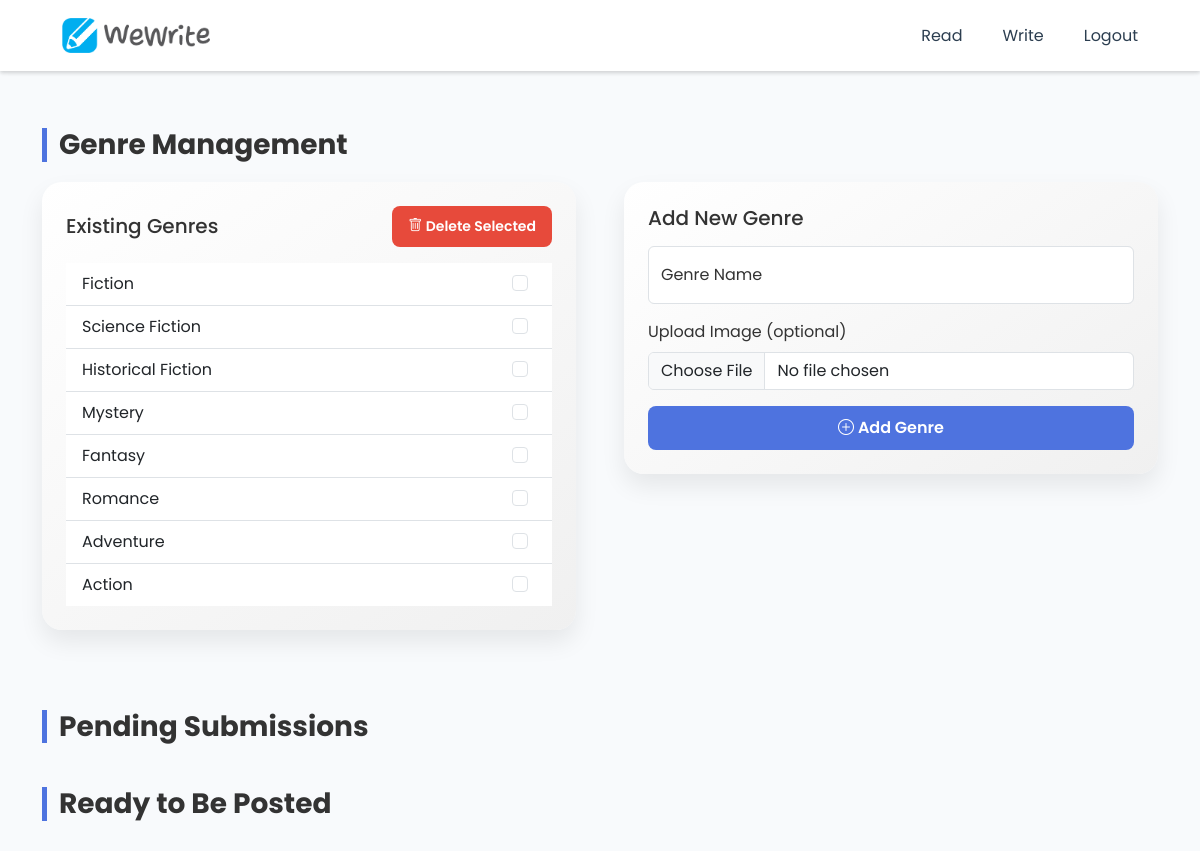
The page /genre_management/ (signed in) on the database its author committed.
### story/models.py (models this page shows, shortened)
class Genre(models.Model):
    name = models.CharField(max_length=50, unique=True)
    is_active = models.BooleanField(default=True)
    image = models.ImageField(upload_to='genre_images/', null=True, blank=True)  # Add this line

### suhyun_nlp/views.py (the view)
# urls.py: path('genre_management/', views.to_genre_management, name='to-genremanagement'),
@login_required
def to_genre_management(request):
    curr_user = request.user
    isAdmin = curr_user.is_staff
    username = curr_user.username
    active_genres = Genre.objects.filter(is_active=True).order_by('pk')
    pending_stages = list(Stage.objects.filter(status='1').order_by('pk'))
    pending_stage_part_list = [stage.PART_CHOICES[stage.part-1][1] for stage in pending_stages]
    stage_tuple_list = [(pending_stages[i], pending_stage_part_list[i]) for i in range(len(pending_stages))]
    pending_stage_pk_list = [s.pk for s in pending_stages]
    pending_stage_text_list = [s.text for s in pending_stages]
    pending_storys = Story.objects.filter(status=1).order_by('started_date')
    pending_story_list = list(pending_storys)
    ready_to_publish_story_list = []
    accepted_stages = list(Stage.objects.filter(status=3).order_by('pk'))
    for pending_story in pending_story_list:
        curr_story_stages = [stage for stage in accepted_stages if stage.story == pending_story]
        if len(curr_story_stages) == 5:
            ready_to_publish_story_list.append(pending_story)
    context = {
        'username': username,
        'isLogin': True,
        'isAdmin': isAdmin,
        'active_genres': active_genres,
        'stage_tuple_list': stage_tuple_list,
        'ready_to_publish_story_list': ready_to_publish_story_list,
        'pending_stage_pk_list': pending_stage_pk_list,
        'pending_stage_text_list': pending_stage_text_list,
    }
    return render(request, 'genre_management.html', context)

### suhyun_nlp/templates/genre_management.html (shortened to what this page needs)
{% extends 'header.html' %}
{% block read %}
<link href="https://cdn.jsdelivr.net/npm/bootstrap@5.3.0/dist/css/bootstrap.min.css" rel="stylesheet">
<link href="https://cdn.jsdelivr.net/npm/bootstrap-icons@1.10.5/font/bootstrap-icons.css" rel="stylesheet">
<div class="container py-5">
  <h3 class="section-title">Genre Management</h3>
  <div class="row g-5 mb-5">
    <div class="col-md-6">
      <form action="{% url 'to-delete-genre' %}" method="POST">{% csrf_token %}
        <div class="card-custom p-4">
          <div class="d-flex justify-content-between align-items-center mb-3">
            <h5 class="mb-0">Existing Genres</h5>
            <button class="btn btn-danger btn-sm btn-custom px-3" type="submit">
              <i class="bi bi-trash"></i> Delete Selected
            </button>
          </div>
          <ul class="list-group list-group-flush">
            {% for genre in active_genres %}
              <li class="list-group-item d-flex justify-content-between align-items-center text-cap">
                <span>{{ genre.name|title }}</span>
                <div class="form-check">
                  <input class="form-check-input" type="checkbox" name="genre_delete_check" value="{{ genre.pk }}">
                </div>
              </li>
            {% empty %}
              <li class="list-group-item text-muted">No genres available.</li>
            {% endfor %}
          </ul>
        </div>
      </form>
    </div>
    <div class="col-md-6">
      <form action="{% url 'to-add-genre' %}" method="POST" enctype="multipart/form-data">{% csrf_token %}
        <div class="card-custom p-4">
          <h5 class="mb-3">Add New Genre</h5>
          <div class="form-floating mb-3">
            <input type="text" class="form-control" id="genreNameInput" name="name" placeholder="Adventure" required>
            <label for="genreNameInput">Genre Name</label>
          </div>
          <div class="mb-3">
            <label for="genreImage" class="form-label">Upload Image (optional)</label>
            <input class="form-control" type="file" id="genreImage" name="image" accept="image/*">
          </div>
          <button class="btn btn-primary w-100 btn-custom" type="submit">
            <i class="bi bi-plus-circle"></i> Add Genre
          </button>
        </div>
      </form>
    </div>
  </div>
  <h3 class="section-title">Pending Submissions</h3>
  <h3 class="section-title mt-5">Ready to Be Posted</h3>
</div>
{% endblock %}

### static/css/styles.css (style rules this page uses)
.section-title { margin-top: 80px; }

### suhyun_nlp/templates/header.html (style rules this page uses)
html, body { overflow-x: hidden !important; }

### suhyun_nlp/templates/genre_management.html (style rules this page uses)
body { font-family: 'Poppins', sans-serif; background-color: #f8fafc; color: #333; }
h3, h4 { font-weight: 700; }
.section-title { border-left: 5px solid #4e73df; padding-left: 12px; margin-bottom: 20px; }
.card-custom { background: linear-gradient(145deg, #ffffff, #f0f0f0); padding: 24px; border-radius: 20px; box-shadow: 0 12px 24px rgba(0, 0, 0, 0.08); transition: transform 0.3s ease, box-shadow 0.3s ease; height: 100%; display: flex; flex-direction: column; justify-content: space-between; }
.btn-custom { font-weight: 600; border-radius: 8px; padding: 10px 20px; }
.btn-primary { background-color: #4e73df; border: none; }
.btn-danger { background-color: #e74a3b; border: none; }
.text-cap { text-transform: capitalize; }

### rows shown on the page
Genre: name "Fiction"
Genre: name "Science Fiction"
Genre: name "Historical Fiction"
Genre: name "Mystery"
Genre: name "Fantasy"
Genre: name "Romance"
Genre: name "Adventure"
Genre: name "Action"
